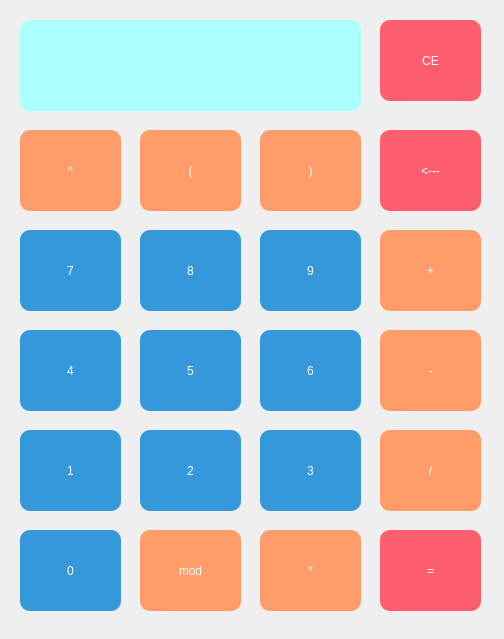
<?xml version="1.0" encoding="UTF-8"?>
<ui version="4.0">
 <class>MainWindow</class>
 <widget class="QMainWindow" name="MainWindow">
  <property name="geometry">
   <rect>
    <x>0</x>
    <y>0</y>
    <width>504</width>
    <height>639</height>
   </rect>
  </property>
  <property name="maximumSize">
   <size>
    <width>537</width>
    <height>639</height>
   </size>
  </property>
  <property name="windowTitle">
   <string>MainWindow</string>
  </property>
  <widget class="QWidget" name="centralwidget">
   <widget class="QPushButton" name="pushButton_1">
    <property name="enabled">
     <bool>true</bool>
    </property>
    <property name="geometry">
     <rect>
      <x>20</x>
      <y>430</y>
      <width>101</width>
      <height>81</height>
     </rect>
    </property>
    <property name="styleSheet">
     <string notr="true">QPushButton {
    border-radius: 10px;
	background-color: #3498db; /* 背景颜色 */
    color: #ffffff; /* 文本颜色 */
}
QPushButton:hover {
    background-color: #3cb0fd;
    border: 2px solid #3cb0fd;
    box-shadow: 3px 3px 5px 0px rgba(0,0,0,0.75);
}</string>
    </property>
    <property name="text">
     <string>1</string>
    </property>
   </widget>
   <widget class="QLineEdit" name="lineEdit">
    <property name="geometry">
     <rect>
      <x>20</x>
      <y>20</y>
      <width>341</width>
      <height>91</height>
     </rect>
    </property>
    <property name="styleSheet">
     <string notr="true">QLineEdit {
	background-color: rgb(170, 255, 255);
	font: 700 9pt &quot;Microsoft YaHei UI&quot;;
	font: 11pt &quot;Microsoft YaHei UI&quot;;
    border-radius: 10px;
}</string>
    </property>
   </widget>
   <widget class="QPushButton" name="pushButton_0">
    <property name="geometry">
     <rect>
      <x>20</x>
      <y>530</y>
      <width>101</width>
      <height>81</height>
     </rect>
    </property>
    <property name="styleSheet">
     <string notr="true">QPushButton {
    border-radius: 10px;
	background-color: #3498db; /* 背景颜色 */
    color: #ffffff; /* 文本颜色 */
}
QPushButton:hover {
    background-color: #3cb0fd;
    border: 2px solid #3cb0fd;
    box-shadow: 3px 3px 5px 0px rgba(0,0,0,0.75);
}</string>
    </property>
    <property name="text">
     <string>0</string>
    </property>
   </widget>
   <widget class="QPushButton" name="pushButton_2">
    <property name="geometry">
     <rect>
      <x>140</x>
      <y>430</y>
      <width>101</width>
      <height>81</height>
     </rect>
    </property>
    <property name="styleSheet">
     <string notr="true">QPushButton {
    border-radius: 10px;
	background-color: #3498db; /* 背景颜色 */
    color: #ffffff; /* 文本颜色 */
}
QPushButton:hover {
    background-color: #3cb0fd;
    border: 2px solid #3cb0fd;
    box-shadow: 3px 3px 5px 0px rgba(0,0,0,0.75);
}</string>
    </property>
    <property name="text">
     <string>2</string>
    </property>
   </widget>
   <widget class="QPushButton" name="pushButton_3">
    <property name="geometry">
     <rect>
      <x>260</x>
      <y>430</y>
      <width>101</width>
      <height>81</height>
     </rect>
    </property>
    <property name="styleSheet">
     <string notr="true">QPushButton {
    border-radius: 10px;
	background-color: #3498db; /* 背景颜色 */
    color: #ffffff; /* 文本颜色 */
}
QPushButton:hover {
    background-color: #3cb0fd;
    border: 2px solid #3cb0fd;
    box-shadow: 3px 3px 5px 0px rgba(0,0,0,0.75);
}</string>
    </property>
    <property name="text">
     <string>3</string>
    </property>
   </widget>
   <widget class="QPushButton" name="pushButton_4">
    <property name="geometry">
     <rect>
      <x>20</x>
      <y>330</y>
      <width>101</width>
      <height>81</height>
     </rect>
    </property>
    <property name="styleSheet">
     <string notr="true">QPushButton {
    border-radius: 10px;
	background-color: #3498db; /* 背景颜色 */
    color: #ffffff; /* 文本颜色 */
}
QPushButton:hover {
    background-color: #3cb0fd;
    border: 2px solid #3cb0fd;
    box-shadow: 3px 3px 5px 0px rgba(0,0,0,0.75);
}</string>
    </property>
    <property name="text">
     <string>4</string>
    </property>
   </widget>
   <widget class="QPushButton" name="pushButton_5">
    <property name="geometry">
     <rect>
      <x>140</x>
      <y>330</y>
      <width>101</width>
      <height>81</height>
     </rect>
    </property>
    <property name="styleSheet">
     <string notr="true">QPushButton {
    border-radius: 10px;
	background-color: #3498db; /* 背景颜色 */
    color: #ffffff; /* 文本颜色 */
}
QPushButton:hover {
    background-color: #3cb0fd;
    border: 2px solid #3cb0fd;
    box-shadow: 3px 3px 5px 0px rgba(0,0,0,0.75);
}</string>
    </property>
    <property name="text">
     <string>5</string>
    </property>
   </widget>
   <widget class="QPushButton" name="pushButton_6">
    <property name="geometry">
     <rect>
      <x>260</x>
      <y>330</y>
      <width>101</width>
      <height>81</height>
     </rect>
    </property>
    <property name="styleSheet">
     <string notr="true">QPushButton {
    border-radius: 10px;
	background-color: #3498db; /* 背景颜色 */
    color: #ffffff; /* 文本颜色 */
}
QPushButton:hover {
    background-color: #3cb0fd;
    border: 2px solid #3cb0fd;
    box-shadow: 3px 3px 5px 0px rgba(0,0,0,0.75);
}
</string>
    </property>
    <property name="text">
     <string>6</string>
    </property>
   </widget>
   <widget class="QPushButton" name="pushButton_7">
    <property name="geometry">
     <rect>
      <x>20</x>
      <y>230</y>
      <width>101</width>
      <height>81</height>
     </rect>
    </property>
    <property name="styleSheet">
     <string notr="true">QPushButton {
    border-radius: 10px;
	background-color: #3498db; /* 背景颜色 */
    color: #ffffff; /* 文本颜色 */
}
QPushButton:hover {
    background-color: #3cb0fd;
    border: 2px solid #3cb0fd;
    box-shadow: 3px 3px 5px 0px rgba(0,0,0,0.75);
}

</string>
    </property>
    <property name="text">
     <string>7</string>
    </property>
   </widget>
   <widget class="QPushButton" name="pushButton_8">
    <property name="geometry">
     <rect>
      <x>140</x>
      <y>230</y>
      <width>101</width>
      <height>81</height>
     </rect>
    </property>
    <property name="styleSheet">
     <string notr="true">QPushButton {
    border-radius: 10px;
	background-color: #3498db; /* 背景颜色 */
    color: #ffffff; /* 文本颜色 */
}
QPushButton:hover {
    background-color: #3cb0fd;
    border: 2px solid #3cb0fd;
    box-shadow: 3px 3px 5px 0px rgba(0,0,0,0.75);
}</string>
    </property>
    <property name="text">
     <string>8</string>
    </property>
   </widget>
   <widget class="QPushButton" name="pushButton_9">
    <property name="geometry">
     <rect>
      <x>260</x>
      <y>230</y>
      <width>101</width>
      <height>81</height>
     </rect>
    </property>
    <property name="styleSheet">
     <string notr="true">QPushButton {
    border-radius: 10px;
	background-color: #3498db; /* 背景颜色 */
    color: #ffffff; /* 文本颜色 */
}
QPushButton:hover {
    background-color: #3cb0fd;
    border: 2px solid #3cb0fd;
    box-shadow: 3px 3px 5px 0px rgba(0,0,0,0.75);
}</string>
    </property>
    <property name="text">
     <string>9</string>
    </property>
   </widget>
   <widget class="QPushButton" name="pushButton_equal">
    <property name="geometry">
     <rect>
      <x>380</x>
      <y>530</y>
      <width>101</width>
      <height>81</height>
     </rect>
    </property>
    <property name="styleSheet">
     <string notr="true">QPushButton {
	font: 700 9pt &quot;Microsoft YaHei UI&quot;;
	font: 11pt &quot;Microsoft YaHei UI&quot;;
	background-color: rgb(255, 94, 110);
    border-radius: 10px;
    color: #ffffff; /* 文本颜色 */
}
QPushButton:hover {
    background-color: #3cb0fd;
    border: 2px solid #3cb0fd;
    box-shadow: 3px 3px 5px 0px rgba(0,0,0,0.75);
}</string>
    </property>
    <property name="text">
     <string>=</string>
    </property>
   </widget>
   <widget class="QPushButton" name="pushButton_add">
    <property name="geometry">
     <rect>
      <x>380</x>
      <y>230</y>
      <width>101</width>
      <height>81</height>
     </rect>
    </property>
    <property name="styleSheet">
     <string notr="true">QPushButton {
	font: 700 9pt &quot;Microsoft YaHei UI&quot;;
	font: 11pt &quot;Microsoft YaHei UI&quot;;
	background-color: rgb(255, 156, 106);
    border-radius: 10px;
    color: #ffffff; /* 文本颜色 */
}
QPushButton:hover {
    background-color: #3cb0fd;
    border: 2px solid #3cb0fd;
    box-shadow: 3px 3px 5px 0px rgba(0,0,0,0.75);
}</string>
    </property>
    <property name="text">
     <string>+</string>
    </property>
   </widget>
   <widget class="QPushButton" name="pushButton_sub">
    <property name="geometry">
     <rect>
      <x>380</x>
      <y>330</y>
      <width>101</width>
      <height>81</height>
     </rect>
    </property>
    <property name="styleSheet">
     <string notr="true">QPushButton {
	font: 700 9pt &quot;Microsoft YaHei UI&quot;;
	font: 11pt &quot;Microsoft YaHei UI&quot;;
	background-color: rgb(255, 156, 106);
    border-radius: 10px;
    color: #ffffff; /* 文本颜色 */
}
QPushButton:hover {
    background-color: #3cb0fd;
    border: 2px solid #3cb0fd;
    box-shadow: 3px 3px 5px 0px rgba(0,0,0,0.75);
}</string>
    </property>
    <property name="text">
     <string>-</string>
    </property>
   </widget>
   <widget class="QPushButton" name="pushButton_mult">
    <property name="geometry">
     <rect>
      <x>260</x>
      <y>530</y>
      <width>101</width>
      <height>81</height>
     </rect>
    </property>
    <property name="styleSheet">
     <string notr="true">QPushButton {
	font: 700 9pt &quot;Microsoft YaHei UI&quot;;
	font: 11pt &quot;Microsoft YaHei UI&quot;;
	background-color: rgb(255, 156, 106);
    border-radius: 10px;
    color: #ffffff; /* 文本颜色 */
}
QPushButton:hover {
    background-color: #3cb0fd;
    border: 2px solid #3cb0fd;
    box-shadow: 3px 3px 5px 0px rgba(0,0,0,0.75);
}</string>
    </property>
    <property name="text">
     <string>*</string>
    </property>
   </widget>
   <widget class="QPushButton" name="pushButton_div">
    <property name="geometry">
     <rect>
      <x>380</x>
      <y>430</y>
      <width>101</width>
      <height>81</height>
     </rect>
    </property>
    <property name="styleSheet">
     <string notr="true">QPushButton {
	font: 700 9pt &quot;Microsoft YaHei UI&quot;;
	font: 11pt &quot;Microsoft YaHei UI&quot;;
	background-color: rgb(255, 156, 106);
    border-radius: 10px;
    color: #ffffff; /* 文本颜色 */
}
QPushButton:hover {
    background-color: #3cb0fd;
    border: 2px solid #3cb0fd;
    box-shadow: 3px 3px 5px 0px rgba(0,0,0,0.75);
}</string>
    </property>
    <property name="text">
     <string>/</string>
    </property>
   </widget>
   <widget class="QPushButton" name="pushButton_CE">
    <property name="geometry">
     <rect>
      <x>380</x>
      <y>20</y>
      <width>101</width>
      <height>81</height>
     </rect>
    </property>
    <property name="styleSheet">
     <string notr="true">QPushButton {
	font: 700 9pt &quot;Microsoft YaHei UI&quot;;
	font: 11pt &quot;Microsoft YaHei UI&quot;;
	background-color: rgb(255, 94, 110);
    border-radius: 10px;
    color: #ffffff; /* 文本颜色 */
}
QPushButton:hover {
    background-color: #3cb0fd;
    border: 2px solid #3cb0fd;
    box-shadow: 3px 3px 5px 0px rgba(0,0,0,0.75);
}</string>
    </property>
    <property name="text">
     <string>CE</string>
    </property>
   </widget>
   <widget class="QPushButton" name="pushButton_left">
    <property name="geometry">
     <rect>
      <x>140</x>
      <y>130</y>
      <width>101</width>
      <height>81</height>
     </rect>
    </property>
    <property name="styleSheet">
     <string notr="true">QPushButton {
	font: 700 9pt &quot;Microsoft YaHei UI&quot;;
	font: 11pt &quot;Microsoft YaHei UI&quot;;
	background-color: rgb(255, 156, 106);
    border-radius: 10px;
    color: #ffffff; /* 文本颜色 */
}QPushButton:hover {
    background-color: #3cb0fd;
    border: 2px solid #3cb0fd;
    box-shadow: 3px 3px 5px 0px rgba(0,0,0,0.75);
}</string>
    </property>
    <property name="text">
     <string>(</string>
    </property>
   </widget>
   <widget class="QPushButton" name="pushButton_right">
    <property name="geometry">
     <rect>
      <x>260</x>
      <y>130</y>
      <width>101</width>
      <height>81</height>
     </rect>
    </property>
    <property name="styleSheet">
     <string notr="true">QPushButton {
	font: 700 9pt &quot;Microsoft YaHei UI&quot;;
	font: 11pt &quot;Microsoft YaHei UI&quot;;
	background-color: rgb(255, 156, 106);
    border-radius: 10px;
    color: #ffffff; /* 文本颜色 */
}QPushButton:hover {
    background-color: #3cb0fd;
    border: 2px solid #3cb0fd;
    box-shadow: 3px 3px 5px 0px rgba(0,0,0,0.75);
}</string>
    </property>
    <property name="text">
     <string>)</string>
    </property>
   </widget>
   <widget class="QPushButton" name="pushButton_back">
    <property name="geometry">
     <rect>
      <x>380</x>
      <y>130</y>
      <width>101</width>
      <height>81</height>
     </rect>
    </property>
    <property name="styleSheet">
     <string notr="true">QPushButton {
	font: 700 9pt &quot;Microsoft YaHei UI&quot;;
	font: 11pt &quot;Microsoft YaHei UI&quot;;
	background-color: rgb(255, 94, 110);
    border-radius: 10px;
    color: #ffffff; /* 文本颜色 */
}
QPushButton:hover {
    background-color: #3cb0fd;
    border: 2px solid #3cb0fd;
    box-shadow: 3px 3px 5px 0px rgba(0,0,0,0.75);
}</string>
    </property>
    <property name="text">
     <string>&lt;---</string>
    </property>
   </widget>
   <widget class="QPushButton" name="pushButton_mod">
    <property name="geometry">
     <rect>
      <x>140</x>
      <y>530</y>
      <width>101</width>
      <height>81</height>
     </rect>
    </property>
    <property name="styleSheet">
     <string notr="true">QPushButton {
	font: 700 9pt &quot;Microsoft YaHei UI&quot;;
	font: 11pt &quot;Microsoft YaHei UI&quot;;
	background-color: rgb(255, 156, 106);
    border-radius: 10px;
    color: #ffffff; /* 文本颜色 */
}
QPushButton:hover {
    background-color: #3cb0fd;
    border: 2px solid #3cb0fd;
    box-shadow: 3px 3px 5px 0px rgba(0,0,0,0.75);
}</string>
    </property>
    <property name="text">
     <string>mod</string>
    </property>
   </widget>
   <widget class="QPushButton" name="pushButton_pow">
    <property name="geometry">
     <rect>
      <x>20</x>
      <y>130</y>
      <width>101</width>
      <height>81</height>
     </rect>
    </property>
    <property name="styleSheet">
     <string notr="true">QPushButton {
	font: 700 9pt &quot;Microsoft YaHei UI&quot;;
	font: 11pt &quot;Microsoft YaHei UI&quot;;
	background-color: rgb(255, 156, 106);
    border-radius: 10px;
    color: #ffffff; /* 文本颜色 */
}QPushButton:hover {
    background-color: #3cb0fd;
    border: 2px solid #3cb0fd;
    box-shadow: 3px 3px 5px 0px rgba(0,0,0,0.75);
}</string>
    </property>
    <property name="text">
     <string>^</string>
    </property>
   </widget>
  </widget>
  <action name="actioncalculator">
   <property name="text">
    <string>calculator</string>
   </property>
  </action>
  <action name="actiontest">
   <property name="text">
    <string>test</string>
   </property>
  </action>
  <action name="actiontest1">
   <property name="text">
    <string>test1</string>
   </property>
  </action>
 </widget>
 <resources/>
 <connections/>
</ui>
